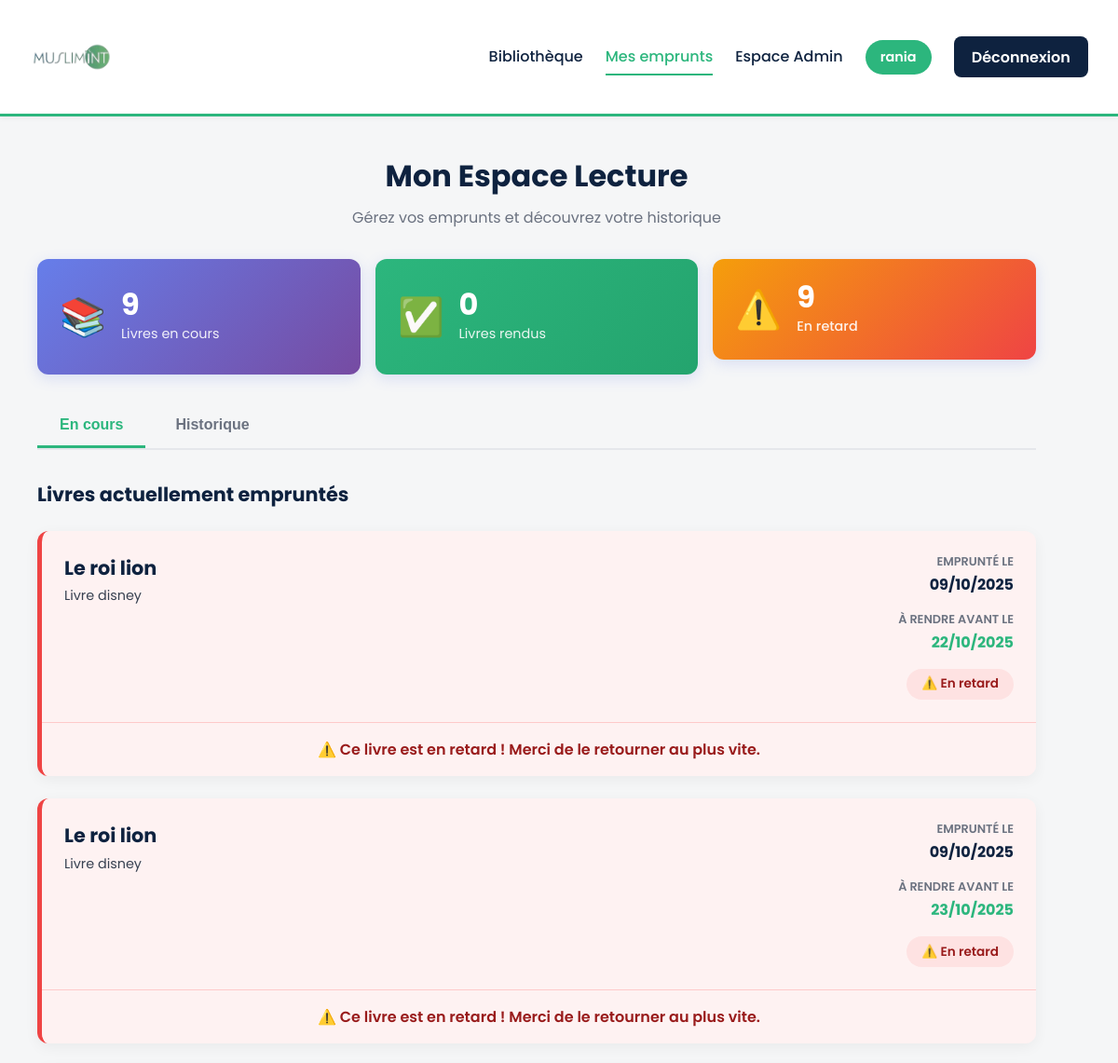
The page /my-loans/ (signed in, upper part) on the database as committed earlier.
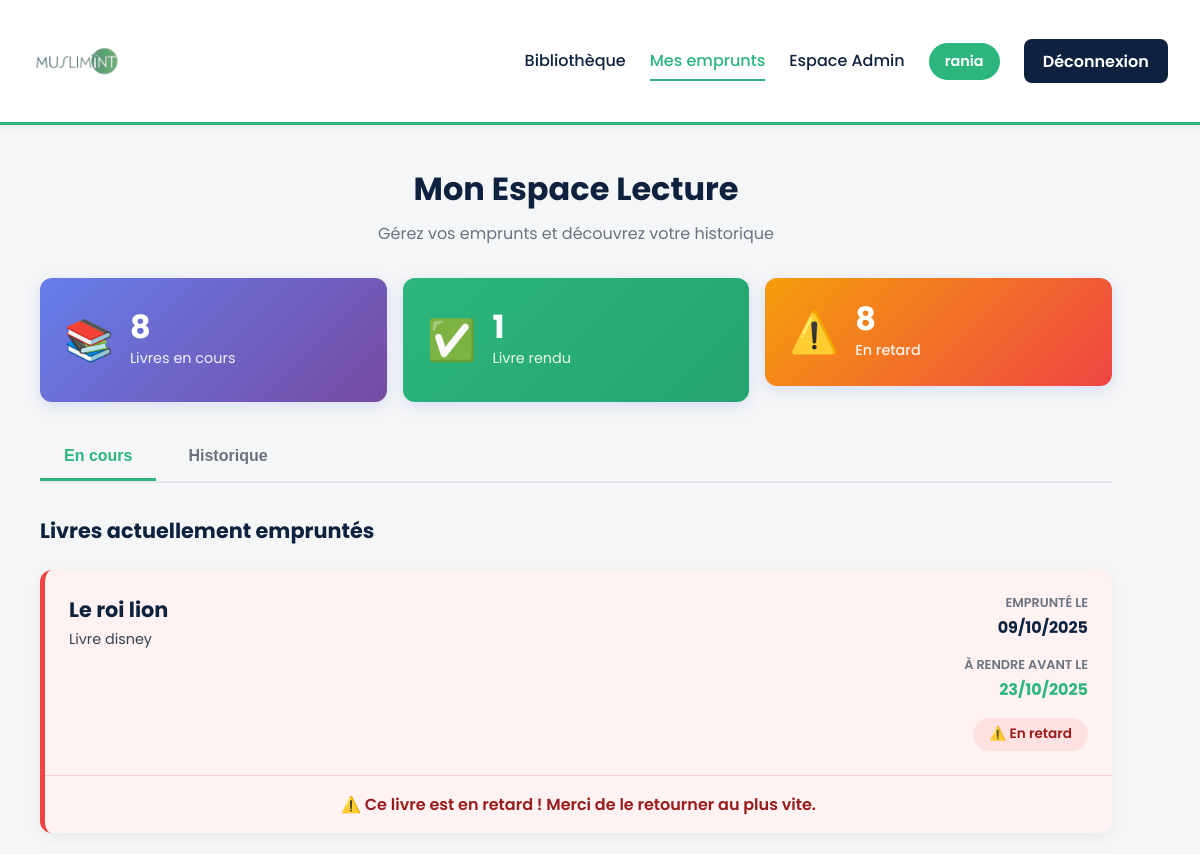
The same page on the database as committed later.
### library/models.py (models this page shows, shortened)
class Loan(models.Model):
    STATUS_CHOICES = (
        ('ongoing', 'En cours'),
        ('returned', 'Rendu'),
        ('overdue', 'En retard'),
    )
    book = models.ForeignKey(Book, on_delete=models.CASCADE, related_name='loans')
    borrower = models.ForeignKey(User, on_delete=models.CASCADE, related_name='loans')
    quantity = models.PositiveIntegerField(default=1, verbose_name="Quantité")
    borrowed_at = models.DateTimeField(default=timezone.now, verbose_name="Date d'emprunt")
    due_date = models.DateTimeField(verbose_name="Date limite de retour")
    returned_at = models.DateTimeField(null=True, blank=True, verbose_name="Date de retour")
    status = models.CharField(
        max_length=20,
        choices=STATUS_CHOICES,
        default='ongoing',
        verbose_name="Statut"
    )
    notes = models.TextField(blank=True, help_text="Notes ou remarques sur l'emprunt")
    class Meta:
        ordering = ['-borrowed_at']
        verbose_name = "Emprunt"
        verbose_name_plural = "Emprunts"

class Book(models.Model):
    title = models.CharField(max_length=300, verbose_name="Titre")
    slug = models.SlugField(unique=True, blank=True)
    author = models.CharField(max_length=200, blank=True, verbose_name="Auteur")
    category = models.ForeignKey(
        Category,
        on_delete=models.SET_NULL,
        null=True,
        blank=True,
        related_name='books',
        verbose_name="Catégorie"
    )
    description = models.TextField(blank=True, verbose_name="Description")
    isbn = models.CharField(max_length=20, blank=True, verbose_name="ISBN")
    total_copies = models.PositiveIntegerField(default=1, verbose_name="Nombre total d'exemplaires")
    available_copies = models.PositiveIntegerField(default=1, verbose_name="Exemplaires disponibles")
    created_at = models.DateTimeField(auto_now_add=True, null=True)
    updated_at = models.DateTimeField(auto_now=True, null=True)
    spiritual_review = models.TextField(
        blank=True,
        help_text="Avis du pôle spiritualité sur ce livre",
        verbose_name="Avis spirituel"
    )
    class Meta:
        ordering = ['title']
        verbose_name = "Livre"
        verbose_name_plural = "Livres"

### library/views.py (the view)
# urls.py: path('my-loans/', views.my_loans, name='my_loans'),
@login_required
def my_loans(request):
    now = timezone.now()
    all_loans = Loan.objects.filter(borrower=request.user).select_related('book')
    ongoing_loans = all_loans.filter(status='ongoing').order_by('due_date')
    history_loans = all_loans.filter(status='returned').order_by('-returned_at')
    ongoing_count = ongoing_loans.count()
    returned_count = history_loans.count()
    overdue_count = ongoing_loans.filter(due_date__lt=now).count()
    for loan in ongoing_loans:
        if loan.due_date < now and loan.status == 'ongoing':
            loan.status = 'overdue'
            loan.save()
    context = {
        'ongoing_loans': ongoing_loans,
        'history_loans': history_loans,
        'ongoing_count': ongoing_count,
        'returned_count': returned_count,
        'overdue_count': overdue_count,
        'now': now,
    }
    return render(request, 'library/my_loans.html', context)

### library/templates/library/my_loans.html (shortened to what this page needs)
{% extends "library/base.html" %}
{% block content %}
<section class="user-dashboard">
  <div class="dashboard-header">
    <h2>Mon Espace Lecture</h2>
    <p class="subtitle">Gérez vos emprunts et découvrez votre historique</p>
  </div>
  <div class="stats-grid">
    <div class="stat-card">
      <div class="stat-icon">📚</div>
      <div class="stat-info">
        <span class="stat-number">{{ ongoing_count }}</span>
        <span class="stat-label">Livre{{ ongoing_count|pluralize }} en cours</span>
      </div>
    </div>
    <div class="stat-card">
      <div class="stat-icon">✅</div>
      <div class="stat-info">
        <span class="stat-number">{{ returned_count }}</span>
        <span class="stat-label">Livre{{ returned_count|pluralize }} rendu{{ returned_count|pluralize }}</span>
      </div>
    </div>
    <div class="stat-card alert">
      <div class="stat-icon">⚠️</div>
      <div class="stat-info">
        <span class="stat-number">{{ overdue_count }}</span>
        <span class="stat-label">En retard</span>
      </div>
    </div>
  </div>
  <div class="tabs">
    <button class="tab-btn active" onclick="showTab('ongoing')">En cours</button>
    <button class="tab-btn" onclick="showTab('history')">Historique</button>
  </div>
  <div id="ongoing-tab" class="tab-content active">
    <h3>Livres actuellement empruntés</h3>
    {% if ongoing_loans %}
      <div class="loans-list">
        {% for loan in ongoing_loans %}
          <div class="loan-card {% if loan.due_date < now %}overdue{% endif %}">
            <div class="loan-main">
              <div class="book-details">
                <h4><a href="{% url 'library:book_detail' loan.book.slug %}" style="color:inherit;text-decoration:none;">{{ loan.book.title }}</a></h4>
                <p class="description">{{ loan.book.description|truncatewords:15 }}</p>
              </div>
              <div class="loan-meta">
                <div class="date-info">
                  <span class="label">Emprunté le</span>
                  <span class="date">{{ loan.borrowed_at|date:"d/m/Y" }}</span>
                </div>
                <div class="date-info">
                  <span class="label">À rendre avant le</span>
                  <span class="date due">{{ loan.due_date|date:"d/m/Y" }}</span>
                </div>
                <div class="countdown">
                  {% if loan.due_date < now %}
                    <span class="status-badge overdue">⚠️ En retard</span>
                  {% else %}
                    {% with days_left=loan.due_date|timeuntil %}
                      <span class="status-badge ongoing">⏱️ {{ days_left }} restant{{ days_left|pluralize }}</span>
                    {% endwith %}
                  {% endif %}
                </div>
              </div>
            </div>
            {% if loan.due_date < now %}
              <div class="alert-message">
                ⚠️ Ce livre est en retard ! Merci de le retourner au plus vite.
              </div>
            {% endif %}
          </div>
        {% endfor %}
      </div>
    {% else %}
      <div class="empty-state">
        <div class="empty-icon">📚</div>
        <p>Vous n'avez aucun emprunt en cours</p>
        <a href="{% url 'library:book_list' %}" class="btn">Découvrir la bibliothèque</a>
      </div>
    {% endif %}
  </div>
</section>
{% endblock %}

Rows that differ between the two databases and show on the page:
no longer on this page (row edited): Loan: book "Le roi lion", book.description "Livre disney", borrowed_at "09/10/2025", due_date "22/10/2025", shows "⚠️ En retard", shows "⚠️ Ce livre est en retard ! Merci de le retourner au plus vite."
Other text that changed with them:
{{ ongoing_count }}: "9" → "8"
{{ returned_count }}: "0" → "1"
{{ overdue_count }}: "9" → "8"
